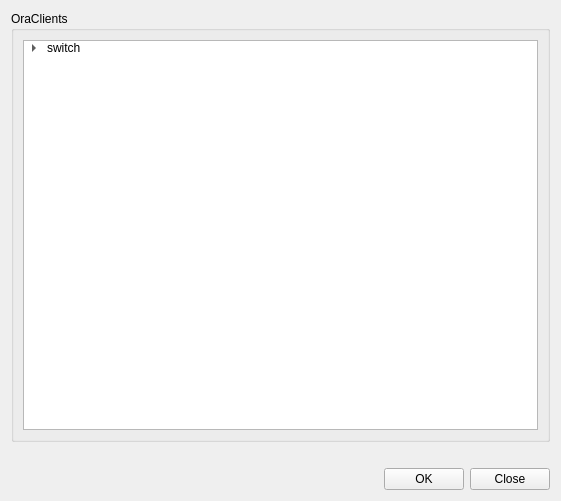
<?xml version="1.0" encoding="UTF-8"?>
<ui version="4.0">
 <class>Form</class>
 <widget class="QWidget" name="Form">
  <property name="geometry">
   <rect>
    <x>0</x>
    <y>0</y>
    <width>561</width>
    <height>501</height>
   </rect>
  </property>
  <property name="windowTitle">
   <string>Clients</string>
  </property>
  <property name="windowIcon">
   <iconset>
    <normaloff>ooopic_1569555377.ico</normaloff>ooopic_1569555377.ico</iconset>
  </property>
  <layout class="QGridLayout" name="gridLayout_4">
   <item row="0" column="0">
    <layout class="QGridLayout" name="gridLayout_3" rowstretch="1,0">
     <item row="0" column="0">
      <widget class="QGroupBox" name="groupBox">
       <property name="title">
        <string>OraClients</string>
       </property>
       <layout class="QGridLayout" name="gridLayout_2">
        <item row="0" column="0">
         <widget class="QTreeWidget" name="treeWidget">
          <attribute name="headerVisible">
           <bool>false</bool>
          </attribute>
          <column>
           <property name="text">
            <string>oraClientHome_01</string>
           </property>
          </column>
          <item>
           <property name="text">
            <string>switch</string>
           </property>
           <item>
            <property name="text">
             <string>leaf</string>
            </property>
           </item>
          </item>
         </widget>
        </item>
       </layout>
      </widget>
     </item>
     <item row="1" column="0">
      <widget class="QLabel" name="label_2">
       <property name="text">
        <string/>
       </property>
      </widget>
     </item>
    </layout>
   </item>
   <item row="1" column="0">
    <layout class="QGridLayout" name="gridLayout" columnstretch="1,0,0">
     <item row="0" column="2">
      <widget class="QPushButton" name="pushButton_2">
       <property name="text">
        <string>Close</string>
       </property>
      </widget>
     </item>
     <item row="0" column="1">
      <widget class="QPushButton" name="pushButton">
       <property name="text">
        <string>OK</string>
       </property>
      </widget>
     </item>
     <item row="0" column="0">
      <spacer name="horizontalSpacer">
       <property name="orientation">
        <enum>Qt::Horizontal</enum>
       </property>
       <property name="sizeHint" stdset="0">
        <size>
         <width>40</width>
         <height>20</height>
        </size>
       </property>
      </spacer>
     </item>
    </layout>
   </item>
  </layout>
 </widget>
 <resources/>
 <connections/>
</ui>
